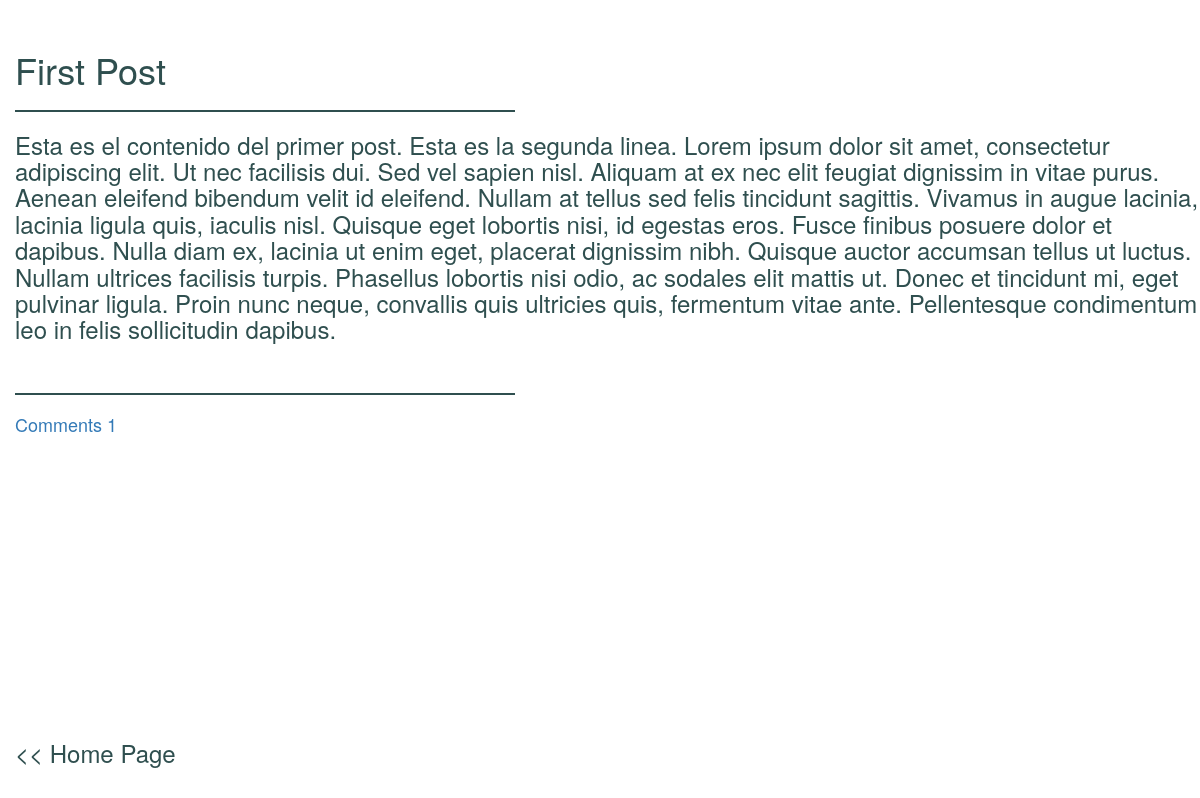
The app's page /posts/1/ with its own data.
### blog/models.py (models this page shows)
class Post(models.Model):
    title = models.CharField(max_length=200)
    text = models.TextField()

### blog/views.py (the view)
# urls.py: re_path(r'^posts/(?P<pk>[0-9]+)/$', views.post_detail, name='post_detail'),
def post_detail(request, pk):
    post = get_object_or_404(Post, pk=pk)
    c_number = len(Comment.objects.filter(post_id = pk))
    return render(request, 'blog/post_detail.html', {'post': post, 'c_number': c_number})

### blog/templates/blog/post_detail.html
{% extends 'blog/base.html' %}
{% block header %}
    <h1>{{ post.title }}</h1>
    <hr width="500" align="left" size="4"/>
{% endblock %}
{% block content %}
    <h3>{{ post.text }}</h3>
    <br>
    <div class="comments">
        <hr width="500" align="left" size="4"/>
        <a href="{% url 'post_comment' pk=post.id %}"><h4>Comments {{ c_number }}</h4></a>
    </div>
{% endblock %}
{% block footer %}
    <div class="start-page-link-1">
        <a href="{% url 'index' %}"><h3><< Home Page</h3></a>
    </div>
{% endblock %}

### blog/static/blog/style.css (style rules this page uses)
h1 a, h1, h2 a, h2, h3 { color: darkslategray; }
body { padding-top: 30px; padding-left: 15px; }
hr { height: 2px; color: darkslategray; background-color: darkslategray; border: none; }

### records on screen
Post: title "First Post", text "Esta es el contenido del primer post. Esta es la segunda linea. Lorem ipsum dolor sit amet, consectetur adipiscing elit. Ut nec facilisis dui. Sed vel sapien nisl. Aliquam at ex nec elit feugiat dignissim in vitae purus. Aenean eleifend bibendum velit id eleifend. Nullam at tellus sed felis tincidunt sagittis. Vivamus in augue lacinia, lacinia ligula quis, iaculis nisl. Quisque eget lobortis nisi, id egestas eros. Fusce finibus posuere dolor et dapibus. Nulla diam ex, lacinia ut enim eget, placerat dignissim nibh. Quisque auctor accumsan tellus ut luctus. Nullam ultrices facilisis turpis. Phasellus lobortis nisi odio, ac sodales elit mattis ut. Donec et tincidunt mi, eget pulvinar ligula.…"

### other values on screen
{{ c_number }} "1"
